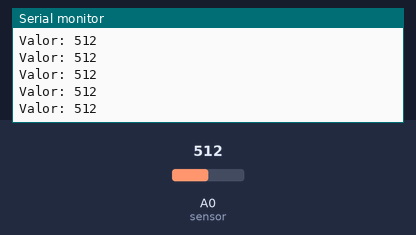
Simulated run of this sketch. Board: Arduino Uno, built with avr-gcc and run on an emulated ATmega328P. Parts: the last lines printed to the serial monitor. Inputs (shaded band) come from the test bench; at power-on: A0 (sensor) = 512.

Above: at 1.2 s.
1.3 s: A0 (sensor) set to 716
At 1.31 s:
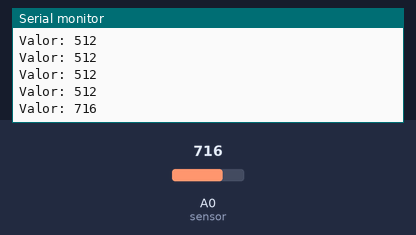
2.8 s: A0 (sensor) set to 900
At 2.81 s:
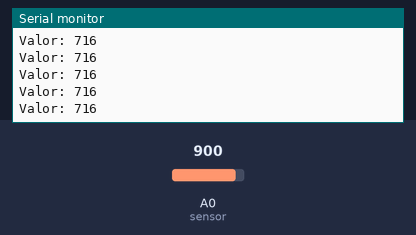
Timing chart, 0 to 5.8 s (numbered marks = the images above; inputs shaded):
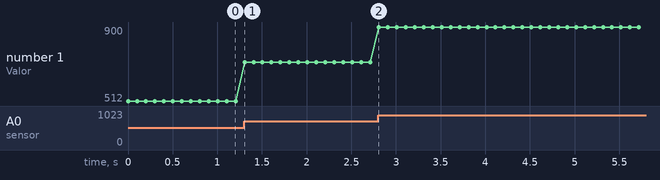

The sketch:

P12.ino
```cpp
//Programa 12
int sensor = A0;

void setup() {
  Serial.begin(9600);
}

int v;

void loop() {
   v = analogRead(sensor);
  Serial.println("Valor: " + String(v));
  delay(100);
}
```

Measured:
- after the input at 1.3 s, the serial monitor: prints a new line at once (image 1)
- plotted number 1: 512 → 716 after the input at 1.3 s, 716 → 900 after the input at 2.8 s
